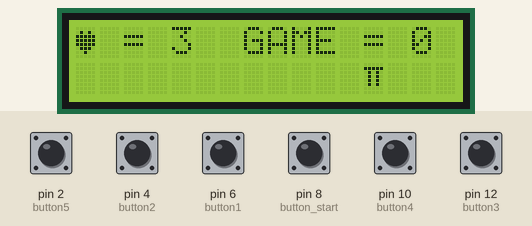
This sketch was run on a simulated Arduino Uno, built with avr-gcc and run on an emulated ATmega328P. Shown: 16×2 character LCD. Inputs (shaded band) come from the test bench; at power-on: pin 8 (button_start) HIGH, pin 2 (button5), pin 4 (button2), pin 6 (button1), pin 10 (button4), pin 12 (button3) LOW. Random numbers use the default seed unless the sketch sets one.

Above: at 2.7 s.
2.8 s: pin 2 (button5) pulled HIGH for 0.15 s
At 3.1 s:
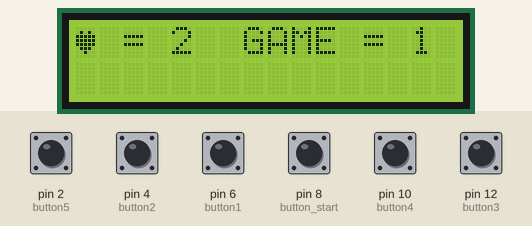
5.9 s: pin 4 (button2) pulled HIGH for 0.15 s
At 8.3 s:
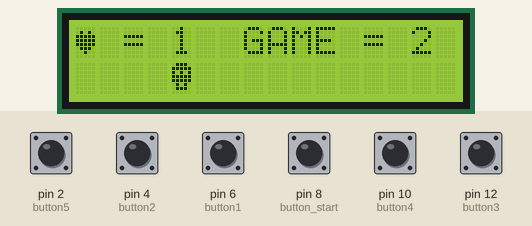
9.0 s: pin 6 (button1) pulled HIGH for 0.15 s
At 12.7 s:
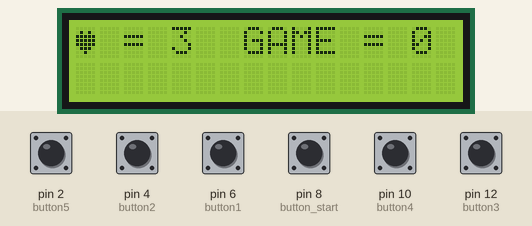
Timing chart, 0 to 14.2 s (numbered marks = the images above; inputs shaded):
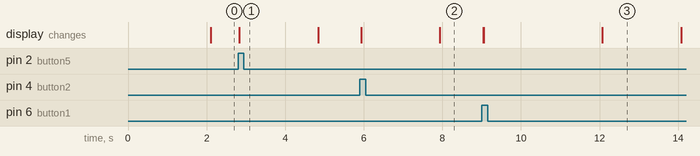

Measured:
- after the input at 2.8 s, the display: changes at once (image 1)

The sketch:

Caccia_Al_PiGreco.ino
```cpp
#include <LiquidCrystal_I2C.h>

//Creo le variabili dei 5 bottoni + quello d'inizio, quella delle vite, delle partite, del tempo massimo per il quale il PiGreco può essere premuto, del counter per misurare il tempo che
//ci mette l'utente a premere il pulsante e una variabile d'appoggio "button" che a seconda della cella in cui verrà printato il PiGreco assumerà il valore del bottone corrispondente
int button_start;
int button1;
int button2;
int button3;
int button4;
int button5;
int lives;
int time_limit;
int matches;
int counter;
int button;
int n_random;

LiquidCrystal_I2C lcd(0x27, 16, 2);

//Creo 3 byte personalizzati, rispettivamente il cuore per le vite e i bonus, il PiGreco e la X per il malus
byte Heart[8]   = { B00000, B01010, B11111, B11111, B11111, B01110, B00100, B00000 };
byte PiGreco[8] = { B00000, B11111, B01010, B01010, B01010, B01010, B00000, B00000 };
byte Malus[8]   = { B01110, B11111, B10101, B11111, B11111, B01010, B01110, B00000 };

void setup() {
  // put your setup code here, to run once:
  button_start  = 8;
  button1       = 6;
  button2       = 4;
  button3       = 12;
  button4       = 10;
  button5       = 2;
  pinMode(button_start, INPUT);
  pinMode(button1, INPUT);
  pinMode(button2, INPUT);
  pinMode(button3, INPUT);
  pinMode(button4, INPUT);
  pinMode(button5, INPUT);
  lcd.init();
  lcd.backlight();
  lcd.createChar(0, Heart);
  lcd.createChar(1, PiGreco);
  lcd.createChar(2, Malus);
  start();
}

void generic_loop(int cell, int simbol){
  //Assegno alla variabile button il valore corrispondente
  if(cell == 0)
    button = button1;
  else if(cell == 4)
    button = button2;
  else if(cell == 8)
    button = button3;
  else if(cell == 12)
    button = button4;
  else if(cell == 16)
    button = button5;
  delay(2000);
  lcd.setCursor(cell, 1);
  lcd.write(simbol);
  counter = 0;
  while(digitalRead(button) == LOW && counter < time_limit){
    counter++;
    delay(1);
    //Se l'utente preme un bottone differente da quello assegnato sopra gli verrà tolta una vita
    if(button != button1 && digitalRead(button1) == HIGH || button != button2 && digitalRead(button2) == HIGH || button != button3 && digitalRead(button3) == HIGH || button != button4 && digitalRead(button4) == HIGH || button != button5 && digitalRead(button5) == HIGH){
      lives--;
      break;
    }
  }
  //Ciclo che mi cancella solo la seconda riga del display LCD
  for(int i = 0; i < 16; i++){
    lcd.setCursor(i, 1);
    lcd.print(" ");
  }
  //Se esce il malus e l'utente non preme alcun bottone gli verrà tolta una vita, tranne se il carattere è il malus
  if(counter == time_limit && simbol == byte(1))
    lives--;
  else{
    //Se il carattere è il bonus e l'utente riesce a prenderlo gli si aggiunge una vita, altrimenti sale semplicemente di livello e il tempo limite decrementa
    if(counter < time_limit && simbol == byte(0))
      lives++;
    else if(counter < time_limit && simbol == byte(2))
      lives--;
    time_limit -= 100;
    matches++;
  }
  lcd.setCursor(4, 0);
  lcd.print(lives);
  lcd.setCursor(14, 0);
  lcd.print(matches);
}

//Creo un ciclo d'inizio che verrà richiamato solamente nel setup() iniziale e quando l'utente non ha più vite
void start(){
  lcd.clear();
  time_limit = 4050;
  lives      = 3;
  matches    = 0;
  while(digitalRead(button_start) == LOW){
    lcd.setCursor(0, 0);
    lcd.print("INIZIA A GIOCARE");
  }
  lcd.clear();
  lcd.setCursor(0, 0);
  lcd.write(byte(0));
  lcd.print(" = "+ (String)lives);
  lcd.setCursor(7, 0);
  lcd.print("GAME = " + (String)matches);
}

int positions(){
  int pos = random(5);
  if(pos == 1)
    return 0;
  else if(pos == 2)
    return 4;
  else if(pos == 3)
    return 8;
  else if(pos == 4)
    return 12;
  else if(pos == 5)
    return 16;
}

void loop() {
  // put your main code here, to run repeatedly:
  if(lives > 0){
    //Estraggo 7 numeri random, se è un numero da 1 a 5 parte il ciclo con il PiGreco e la rispettiva posizione, se è 6 o 7 parte lo stesso ciclo con rispettivamente malus e bonus
    n_random = random(1, 8);
    if(n_random < 6)
      generic_loop(positions(), byte(1));
    else if(n_random == 6)
      generic_loop(positions(), byte(0));
    else if(n_random == 7)
      generic_loop(positions(), byte(2));
  }
  else{
    lcd.clear();
    lcd.setCursor(1, 0);
    lcd.print("PUNTI TOTALI:");
    lcd.setCursor(7, 1);
    lcd.print(matches);
    delay(3000);
    start();
  }
}
```
